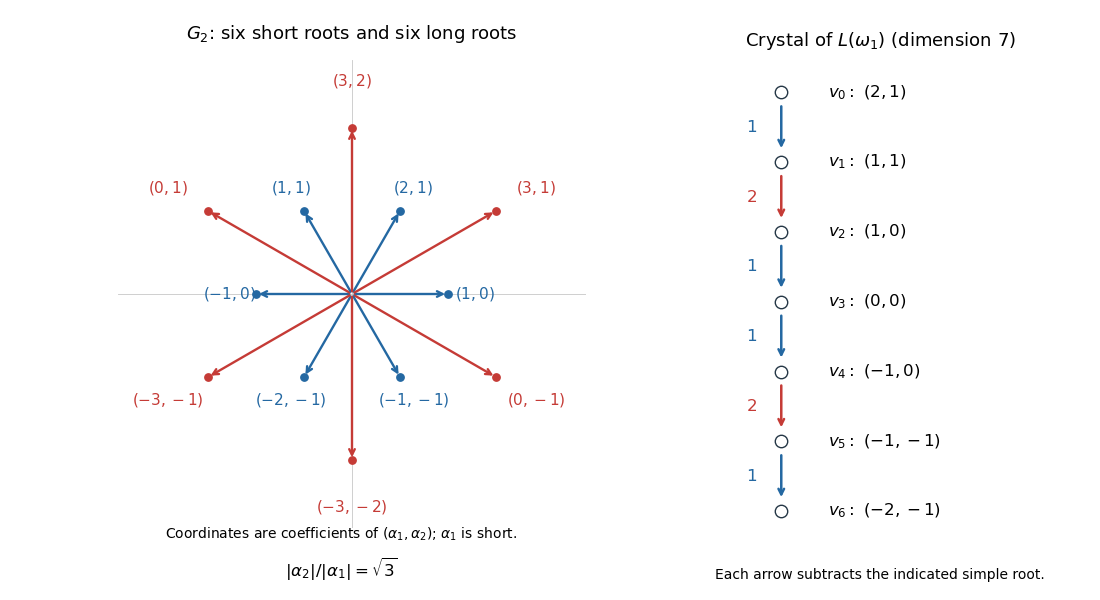

Source code (Python):
"""Original G2 root system and seven-dimensional crystal; output PNG to CWD."""
from pathlib import Path
import matplotlib
matplotlib.use('Agg')
import matplotlib.pyplot as plt
import numpy as np

fig=plt.figure(figsize=(11,6),dpi=100,facecolor='white')
ax=fig.add_axes([.055,.12,.53,.78]);chain=fig.add_axes([.64,.09,.32,.82])
a1=np.array([np.sqrt(2),0]);a2=np.array([-3/np.sqrt(2),np.sqrt(1.5)])
positive=[(1,0),(0,1),(1,1),(2,1),(3,1),(3,2)]
short={(1,0),(1,1),(2,1)}
for p in positive:
    root=p[0]*a1+p[1]*a2;color='#2468a2' if p in short else '#c53b36'
    for sign in [1,-1]:
        r=sign*root;ax.annotate('',xy=r,xytext=(0,0),arrowprops=dict(arrowstyle='->',color=color,lw=1.7))
        ax.scatter(*r,s=28,color=color,zorder=3)
        label=rf'$({sign*p[0]},{sign*p[1]})$'
        ax.text(*(1.28*r),label,color=color,ha='center',va='center',fontsize=11)
ax.axhline(0,color='#c7c7c7',lw=.6,zorder=0);ax.axvline(0,color='#c7c7c7',lw=.6,zorder=0)
ax.set(xlim=(-3.45,3.45),ylim=(-3.45,3.45),aspect='equal');ax.axis('off')
ax.set_title(r'$G_2$: six short roots and six long roots',fontsize=13,pad=15)
fig.text(.31,.102,r'Coordinates are coefficients of $(\alpha_1,\alpha_2)$; $\alpha_1$ is short.',ha='center',fontsize=10)
weights=[(2,1),(1,1),(1,0),(0,0),(-1,0),(-1,-1),(-2,-1)];colors=[1,2,1,1,2,1]
for j,w in enumerate(weights):
    y=6-j;chain.scatter([0],[y],s=80,facecolor='white',edgecolor='#253746',zorder=4)
    chain.text(.27,y,rf'$v_{j}:\ ({w[0]},{w[1]})$',fontsize=12,va='center')
for j,c in enumerate(colors):
    color='#2468a2' if c==1 else '#c53b36'
    chain.annotate('',xy=(0,5-j+.16),xytext=(0,6-j-.16),arrowprops=dict(arrowstyle='->',color=color,lw=1.8))
    chain.text(-.14,5.5-j,str(c),color=color,fontsize=12,ha='right',va='center')
chain.set(xlim=(-.45,1.6),ylim=(-.5,6.55));chain.axis('off');chain.set_title(r'Crystal of $L(\omega_1)$ (dimension 7)',fontsize=13)
fig.text(.31,.04,r'$|\alpha_2|/|\alpha_1|=\sqrt{3}$',ha='center',fontsize=12)
fig.text(.8,.035,'Each arrow subtracts the indicated simple root.',ha='center',fontsize=10)
fig.savefig(Path.cwd()/(Path(__file__).stem+'.png'),dpi=100,facecolor='white',transparent=False)
plt.close(fig)
